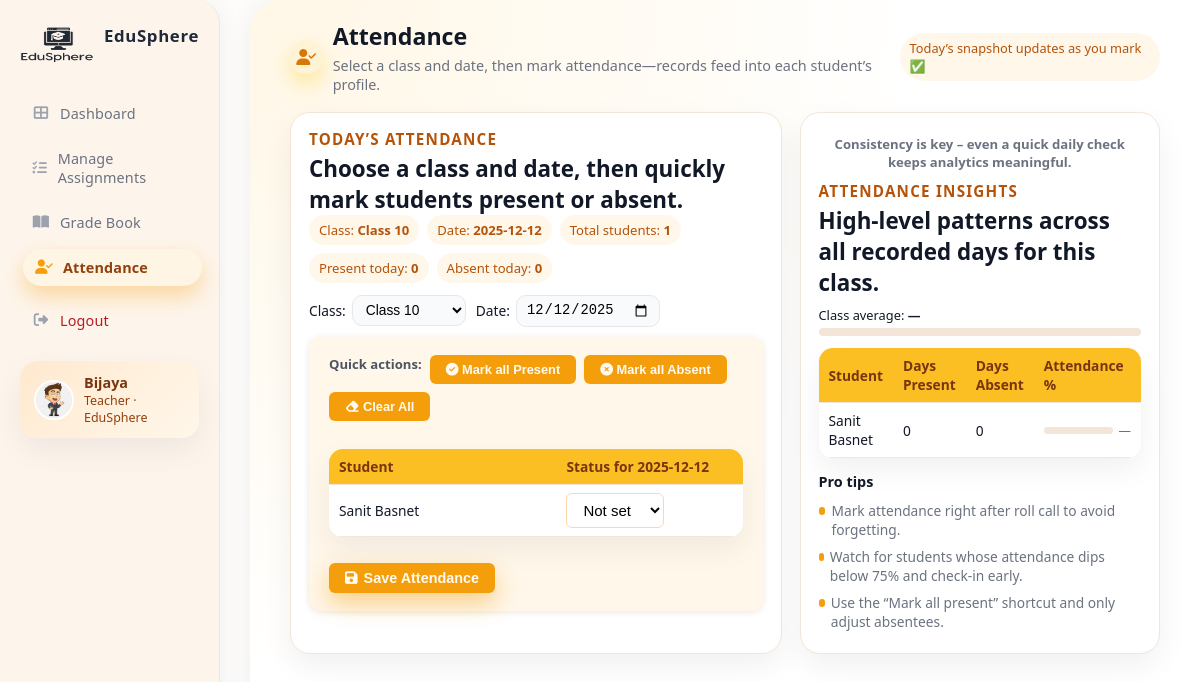
/dashboards/teacher/attendance.php (signed in), run on an earlier commit of the app's database.
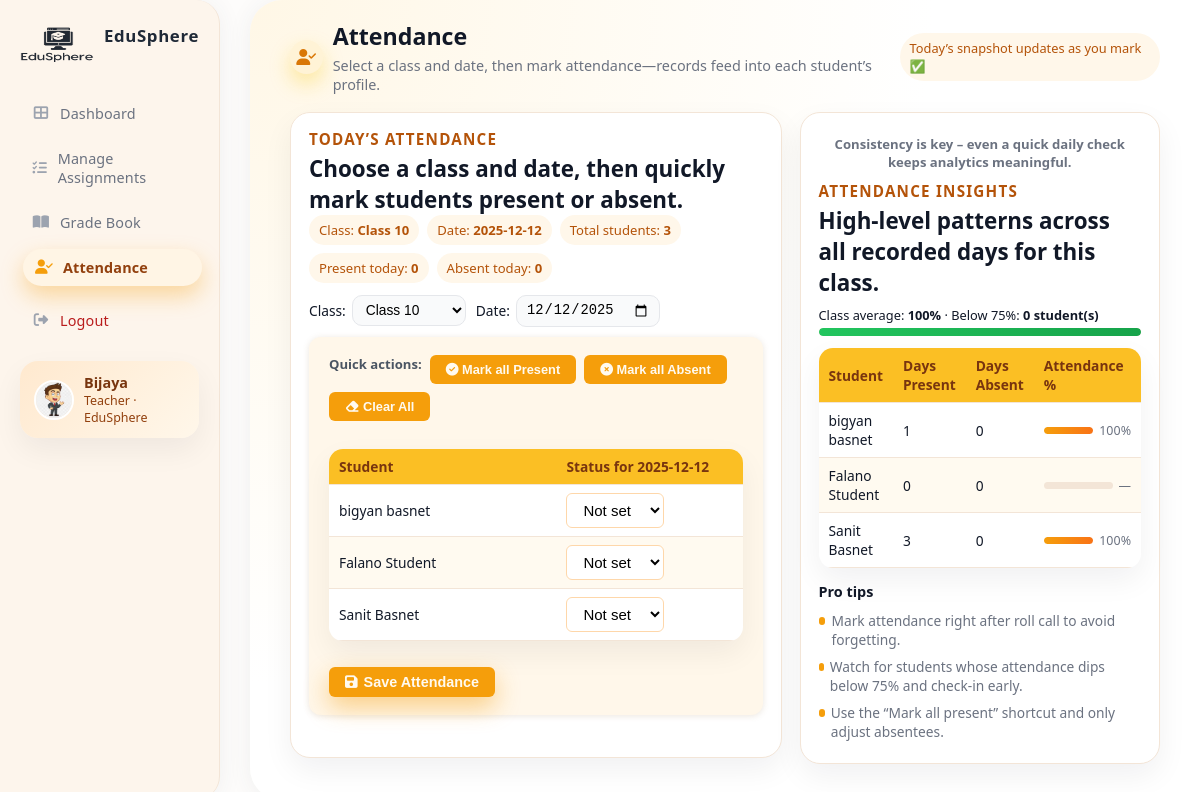
And on a later commit of the database.
### tables this page shows
CREATE TABLE `students` (
  `user_id` int(11) NOT NULL,
  `class` varchar(50) NOT NULL,
  `dob` date NOT NULL,
  `student_serial` varchar(20) NOT NULL
);

### dashboards/teacher/attendance.php (the view, shortened to what this page needs)
<?php
require_once '../../includes/db.php';
$teacher_name   = $_SESSION['teacher_name']  ?? 'Teacher';
$teacher_avatar = '../../assets/img/user.jpg';
$classes = [];
try {
    $stmt = $conn->query("
        SELECT DISTINCT class
        FROM students
        WHERE class IS NOT NULL AND class <> ''
        ORDER BY class
    ");
    $classes = $stmt->fetchAll(PDO::FETCH_COLUMN);
} catch (Exception $e) {
    $classes = [];
}
function class_label($cls) {
    return 'Class ' . $cls;
}
$selectedClass = $_GET['class'] ?? ($classes[0] ?? '');
$selectedDate  = $_GET['date']  ?? date('Y-m-d');
$students = [];
if ($selectedClass !== '') {
    $stmt = $conn->prepare("
        SELECT
            s.user_id AS id,
            s.class   AS class,
            CONCAT(u.first_name, ' ', u.last_name) AS name
        FROM students s
        JOIN users u ON s.user_id = u.id
        WHERE u.role = 'Student' AND s.class = ?
        ORDER BY u.first_name, u.last_name
    ");
    $stmt->execute([$selectedClass]);
    $students = $stmt->fetchAll(PDO::FETCH_ASSOC);
}
$attendanceStatus = [];
$presentToday = 0;
$absentToday  = 0;
$summary = [];
$classAverage = null;
$belowThresholdCount = 0;
$threshold = 75;
if (!empty($students)) {
    $ids = array_column($students, 'id');
    $placeholders = implode(',', array_fill(0, count($ids), '?'));
    $stmt = $conn->prepare("
        SELECT student_id,
               SUM(CASE WHEN status = 'present' THEN 1 ELSE 0 END) AS present_days,
               SUM(CASE WHEN status = 'absent'  THEN 1 ELSE 0 END) AS absent_days
        FROM attendance
        WHERE student_id IN ($placeholders)
        GROUP BY student_id
    ");
    $stmt->execute($ids);
    $totalPct = 0;
    $withPct  = 0;
    while ($row = $stmt->fetch(PDO::FETCH_ASSOC)) {
        $present = (int)$row['present_days'];
        $absent  = (int)$row['absent_days'];
        $total   = $present + $absent;
        $percent = $total > 0 ? round(($present / $total) * 100, 1) : null;
        if ($percent !== null) {
            $totalPct += $percent;
            $withPct++;
        }
        $summary[(int)$row['student_id']] = [
            'present' => $present,
            'absent'  => $absent,
            'percent' => $percent,
        ];
    }
    if ($withPct > 0) {
        $classAverage = round($totalPct / $withPct, 1);
    }
}
?>
<!DOCTYPE html>
<html lang="en">
<head>
  <link rel="stylesheet" href="../../assets/css/dashboard.css" />
  <link rel="stylesheet" href="https://cdnjs.cloudflare.com/ajax/libs/font-awesome/6.5.0/css/all.min.css" />
</head>
<body>
<div class="app-shell">
  <aside class="sidebar">
    <div>
      <div class="logo">
        <img src="../../assets/img/logo.png" alt="EduSphere Logo" />
        <span>EduSphere</span>
      </div>
      <nav class="nav">
        <a href="dashboard.php"><i class="fas fa-th-large"></i> Dashboard</a>
        <a href="manage-assignments.php"><i class="fas fa-tasks"></i> Manage Assignments</a>
        <a href="gradebook.php"><i class="fas fa-book-open"></i> Grade Book</a>
        <a href="attendance.php" class="active"><i class="fas fa-user-check"></i> Attendance</a>
        <a href="/edusphere/auth/logout.php" class="logout"><i class="fas fa-sign-out-alt"></i> Logout</a>
      </nav>
      <div class="sidebar-teacher-card">
        <img src="<?= htmlspecialchars($teacher_avatar) ?>" alt="Teacher" />
        <div>
          <div class="name"><?= htmlspecialchars($teacher_name) ?></div>
          <div class="role">Teacher · EduSphere</div>
        </div>
      </div>
    </div>
  </aside>
  <main class="main">
    <div class="main-inner">
      <header class="page-header">
        <div class="page-title-line">
          <div class="page-title-icon">
            <i class="fas fa-user-check"></i>
          </div>
          <div>
            <h2>Attendance</h2>
            <p>Select a class and date, then mark attendance—records feed into each student’s profile.</p>
          </div>
        </div>
        <div class="page-header-clipart">
          <span class="page-header-chip">Today’s snapshot updates as you mark ✅</span>
        </div>
      </header>
      <section class="content-grid">
        <div class="card">
          <h3 class="card-title">Today’s Attendance</h3>
          <p class="card-sub">Choose a class and date, then quickly mark students present or absent.</p>
          <div class="summary-chips">
            <span class="summary-chip">
              Class: <strong><?= htmlspecialchars(class_label($selectedClass)) ?></strong>
            </span>
            <span class="summary-chip">
              Date: <strong><?= htmlspecialchars($selectedDate) ?></strong>
            </span>
            <span class="summary-chip">
              Total students: <strong><?= count($students) ?></strong>
            </span>
            <span class="summary-chip">
              Present today: <strong><?= $presentToday ?></strong>
            </span>
            <span class="summary-chip">
              Absent today: <strong><?= $absentToday ?></strong>
            </span>
          </div>
          <form method="get" class="filter-bar">
            <label>
              Class:
              <select name="class" onchange="this.form.submit()">
                <?php if (empty($classes)): ?>
                  <option value="">No classes</option>
                <?php else: ?>
                  <?php foreach ($classes as $c): ?>
                    <option value="<?= htmlspecialchars($c) ?>" <?= (string)$c === (string)$selectedClass ? 'selected' : '' ?>>
                      <?= htmlspecialchars('Class ' . $c) ?>
                    </option>
                  <?php endforeach; ?>
                <?php endif; ?>
              </select>
            </label>
            <label>
              Date:
              <input type="date" name="date" value="<?= htmlspecialchars($selectedDate) ?>" onchange="this.form.submit()" />
            </label>
          </form>
          <?php if ($selectedClass === '' || empty($students)): ?>
            <p style="color:var(--text-muted);font-size:0.9rem;margin-top:4px;">
              Start by selecting a class. Once students are enrolled in that class, you’ll see them here.
            </p>
          <?php else: ?>
            <form method="post" id="attendanceForm">
              <div class="quick-actions">
                <span style="font-weight:600;color:#4b5563;">Quick actions:</span>
                <button type="button" class="mark-present" onclick="setAllStatus('present')">
                  <i class="fas fa-check-circle"></i> Mark all Present
                </button>
                <button type="button" onclick="setAllStatus('absent')">
                  <i class="fas fa-times-circle"></i> Mark all Absent
                </button>
                <button type="button" onclick="setAllStatus('')">
                  <i class="fas fa-eraser"></i> Clear All
                </button>
              </div>
              <table class="att-table">
                <thead>
                  <tr>
                    <th style="width:55%;">Student</th>
                    <th>Status for <?= htmlspecialchars($selectedDate) ?></th>
                  </tr>
                </thead>
                <tbody>
                  <?php foreach ($students as $stu):
                    $id     = (int)$stu['id'];
                    $name   = $stu['name'];
                    $status = $attendanceStatus[$id] ?? '';
                  ?>
                    <tr>
                      <td><?= htmlspecialchars($name) ?></td>
                      <td>
                        <select name="status[<?= $id ?>]" class="status-select">
                          <option value="" <?= $status === '' ? 'selected' : '' ?>>Not set</option>
                        </select>
                      </td>
                    </tr>
                  <?php endforeach; ?>
                </tbody>
              </table>
              <button type="submit" class="btn-save">
                <i class="fas fa-save"></i> Save Attendance
              </button>
            </form>
          <?php endif; ?>
        </div>
        <aside class="card">
          <div class="side-illustration">
            <p>Consistency is key – even a quick daily check keeps analytics meaningful.</p>
          </div>
          <h3 class="card-title">Attendance Insights</h3>
          <p class="card-sub">High-level patterns across all recorded days for this class.</p>
          <div class="class-average-bar">
            <div>
              Class average:
              <strong><?= $classAverage !== null ? $classAverage . '%' : '—' ?></strong>
              <?php if ($classAverage !== null): ?>
                · Below <?= $threshold ?>%: <strong><?= $belowThresholdCount ?> student(s)</strong>
              <?php endif; ?>
            </div>
            <div class="bar">
              <div class="fill" id="classAverageFill"></div>
            </div>
          </div>
          <?php if (!empty($students)): ?>
            <table class="summary-table" id="summaryTable">
              <thead>
                <tr>
                  <th>Student</th>
                  <th>Days Present</th>
                  <th>Days Absent</th>
                  <th style="width:36%;">Attendance %</th>
                </tr>
              </thead>
              <tbody>
                <?php foreach ($students as $stu):
                  $id   = (int)$stu['id'];
                  $info = $summary[$id] ?? ['present'=>0,'absent'=>0,'percent'=>null];
                  $pct  = $info['percent'];
                ?>
                  <tr data-percent="<?= $pct !== null ? $pct : 0 ?>">
                    <td><?= htmlspecialchars($stu['name']) ?></td>
                    <td><?= $info['present'] ?></td>
                    <td><?= $info['absent'] ?></td>
                    <td>
                      <div class="progress-wrapper">
                        <div class="progress-bar">
                          <div class="progress-fill"></div>
                        </div>
                        <span><?= $pct !== null ? $pct.'%' : '—' ?></span>
                      </div>
                    </td>
                  </tr>
                <?php endforeach; ?>
              </tbody>
            </table>
          <?php else: ?>
            <p style="font-size:0.86rem;color:var(--text-muted);margin:6px 0 12px;">
              Once you start recording attendance, you’ll see long-term trends here.
            </p>
          <?php endif; ?>
          <h4 style="margin:14px 0 6px;font-size:0.9rem;">Pro tips</h4>
          <ul class="tip-list">
            <li><span class="tip-dot"></span><span>Mark attendance right after roll call to avoid forgetting.</span></li>
            <li><span class="tip-dot"></span><span>Watch for students whose attendance dips below 75% and check-in early.</span></li>
            <li><span class="tip-dot"></span><span>Use the “Mark all present” shortcut and only adjust absentees.</span></li>
          </ul>
        </aside>
      </section>
    </div>
  </main>
</div>
</body>
</html>

### assets/css/dashboard.css (style rules this page uses)
:root { --bg-page: #f5eee9; --bg-shell: #fdfcfb; --bg-sidebar: #fdf5ec; --bg-main: #ffffff; --accent: #f59e0b; --accent-strong: #f97316; --accent-soft: #fff1d6; --text-main: #111827; --text-muted: #6b7280; --border-soft: #f3e5d7; --input-bg: #f9fafb; --input-border: #e5e7eb; --error-bg: #fef2f2; --error-border: #fecaca; --error-text: #b91c1c; --info-bg: #eff6ff; --info-border: #bfdbfe; --info-text: #1d4ed8; --shadow-soft: 0 2px 24px rgba(60, 72, 88, 0.07); --shadow-card: 0 14px 34px rgba(15, 23, 42, 0.08); }
*, *::before, *::after { margin: 0; padding: 0; box-sizing: border-box; }
body { font-family: system-ui, -apple-system, BlinkMacSystemFont, "Segoe UI", sans-serif; background: radial-gradient(circle at top left, #ffe4c7 0, #fdf2e9 35%, #f5eee9 100%); color: var(--text-main); display: flex; height: 100vh; width: 100%; overflow: hidden; transition: background 0.3s ease, color 0.3s ease; }
.sidebar { background: var(--bg-sidebar); width: 220px; min-width: 200px; padding: 32px 18px; box-shadow: var(--shadow-soft); display: flex; flex-direction: column; justify-content: space-between; border-right: 1px solid var(--border-soft); border-radius: 0 24px 24px 0; transition: box-shadow 0.3s; }
.logo img { width: 80px; margin-bottom: 8px; }
.logo span { display: block; font-weight: 700; font-size: 1.1rem; color: #1f2937; letter-spacing: 0.04em; margin-bottom: 24px; }
.nav { display: flex; flex-direction: column; gap: 8px; }
.nav a, .nav-link { text-decoration: none; font-size: 15px; color: var(--text-muted); padding: 10px 18px; border-radius: 999px; transition: background 0.18s, color 0.18s, box-shadow 0.18s, transform 0.18s; font-weight: 500; letter-spacing: 0.01em; margin-bottom: 2px; display: flex; align-items: center; gap: 10px; }
.nav a i, .nav-link i { width: 18px; text-align: center; font-size: 0.9rem; color: #9ca3af; }
.nav a.active, .nav-link.active, .nav a:hover, .nav-link:hover { background: var(--accent-soft); color: #92400e; box-shadow: 0 10px 22px rgba(245, 158, 11, 0.35); transform: translateX(3px); }
.nav a.active i, .nav-link.active i { color: var(--accent); }
.nav a.logout { margin-top: 10px; color: #b91c1c; }
.sidebar-teacher-card { margin-top: 24px; padding: 14px 16px; border-radius: 20px; background: radial-gradient(circle at top left,#ffe1b8,#fff7ea); box-shadow: var(--shadow-card); display: flex; align-items: center; gap: 12px; }
.sidebar-teacher-card img { width: 44px; height: 44px; border-radius: 50%; object-fit: cover; border: 2px solid #fff; }
.sidebar-teacher-card .name { font-size: 0.98rem; font-weight: 600; color: #78350f; }
.sidebar-teacher-card .role { font-size: 0.8rem; color: #92400e; }
.main { flex: 1; background: radial-gradient(circle at top left, #fff7e6 0, #ffffff 55%); padding: 36px 48px; border-radius: 32px 0 0 32px; overflow-y: auto; min-height: 100vh; box-sizing: border-box; box-shadow: var(--shadow-soft); transition: background 0.3s; }
.main-inner { max-width: 1320px; margin: 0 auto; }
.card { background: var(--bg-main); border-radius: 16px; box-shadow: var(--shadow-card); padding: 18px 20px; border: 1px solid var(--border-soft); min-width: 180px; transition: box-shadow 0.18s, border-color 0.18s, transform 0.18s, background 0.18s; }
.card h3 { margin: 0 0 4px 0; font-size: 0.95rem; text-transform: uppercase; letter-spacing: 0.08em; color: #b45309; font-weight: 700; }
.card p { margin: 0; color: var(--text-main); font-size: 1.4rem; font-weight: 700; }
.content-grid { margin-top: 14px; display: grid; grid-template-columns: minmax(0, 3.1fr) minmax(280px, 1.3fr); gap: 22px; align-items: flex-start; }
#attendanceForm { display: flex; flex-wrap: wrap; gap: 16px; align-items: center; background: #fff7ea; padding: 18px 20px; border-radius: 12px; box-shadow: 0 1px 6px rgba(148, 119, 73, 0.18); margin-bottom: 24px; }
#attendanceForm select, #attendanceForm input[type="number"] { padding: 7px 12px; border: 1px solid #fed7aa; border-radius: 6px; font-size: 15px; background: #fff; outline: none; transition: border 0.2s; }
#attendanceForm button { padding: 7px 16px; border: none; border-radius: 6px; background: var(--accent); color: #fffaf0; font-weight: 600; cursor: pointer; transition: background 0.2s, transform 0.1s; }

What changed in the data, as far as the page shows it:
added students: name "bigyan basnet", user_id "Not set", user_id "1", user_id "0", user_id "100"
added students: name "Falano Student", user_id "Not set", user_id "0"
shown differently, row unchanged: students (number 3 of 3 on the later page): user_id "0" → "3"; user_id (not shown) → "100"; text "—" → "%"
Also different on the page:
count($students): "1" → "3"
$classAverage: (not shown) → "100"
$threshold: (not shown) → "75"
$belowThresholdCount: (not shown) → "0"
text now shown: "% · Below %: student(s)"
